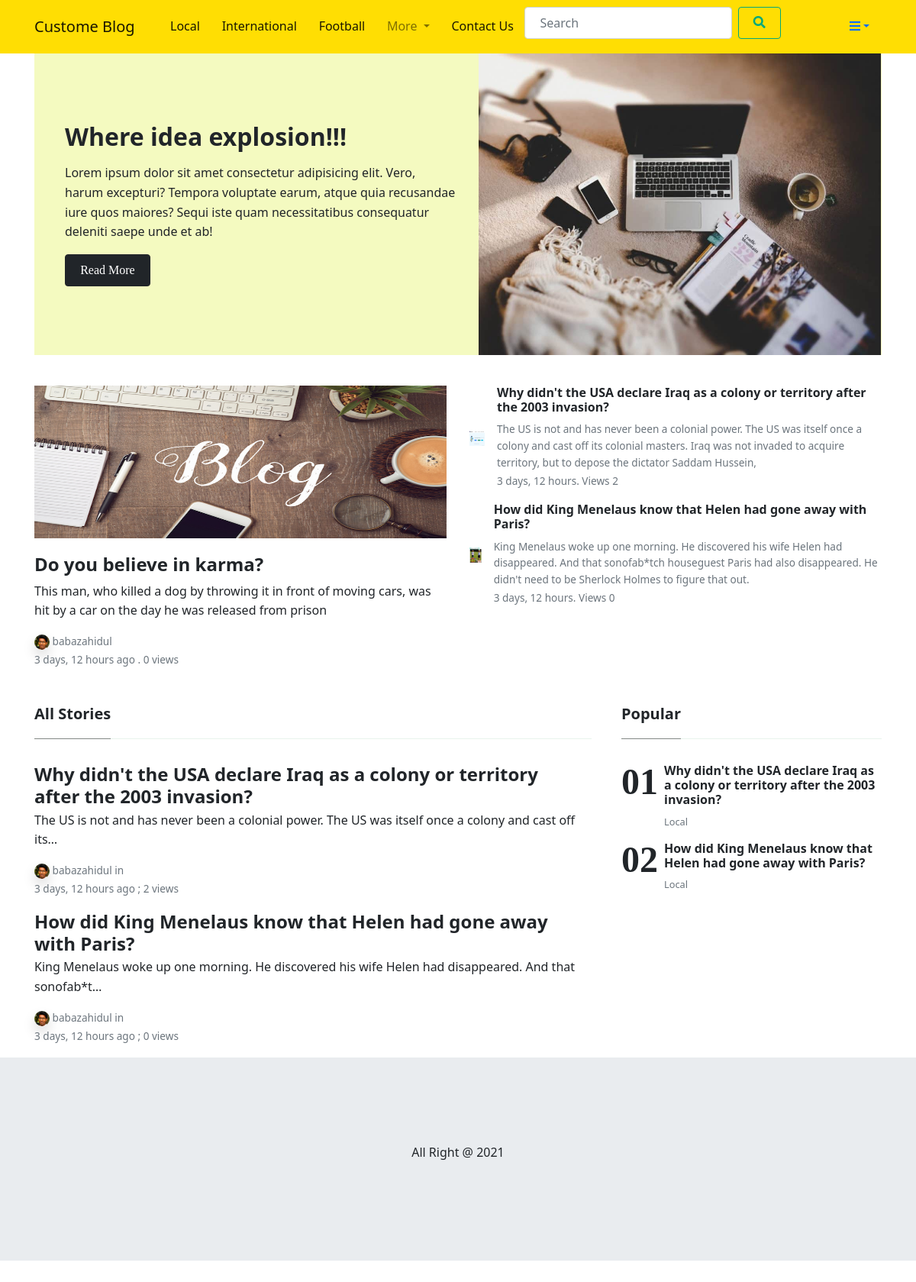
The app's page /, older data.
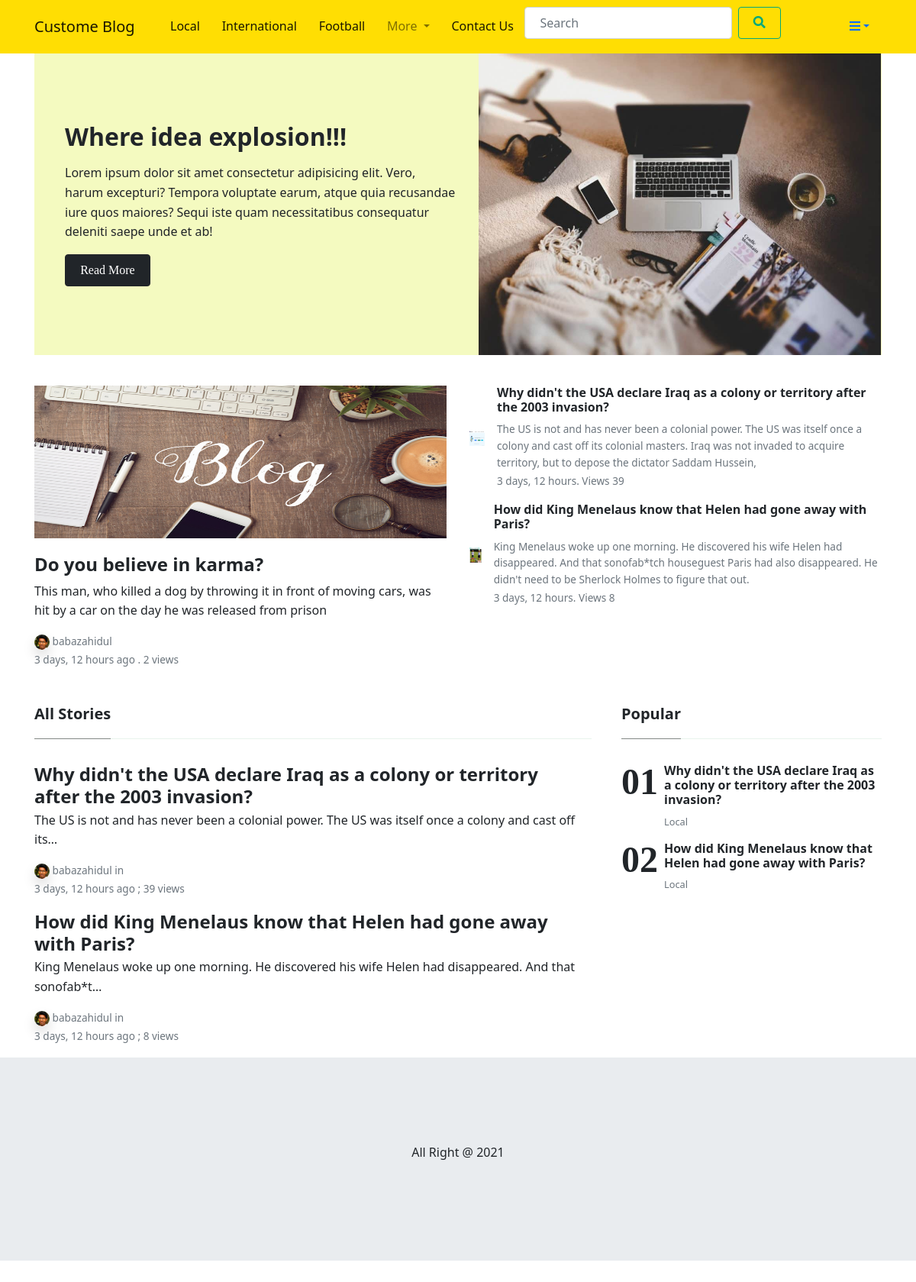
The same page, newer data.
### blog/models.py (models this page shows, shortened)
class Post(models.Model):
    title = models.CharField(max_length=100)
    description = models.TextField()
    image = models.ImageField(upload_to = "blog/feature_image/", blank=True, null=True)
    category = models.ForeignKey(Category, on_delete=models.SET_NULL, null=True)
    tags = models.ManyToManyField(Tag, blank=True)
    author = models.ForeignKey(Author, on_delete=models.SET_NULL, null=True)
    status = models.CharField(choices=STATUS, max_length=10, default='active')
    featured = models.BooleanField(default=False)
    visit_count = models.IntegerField(default=0)
    visible = models.BooleanField(default=True)
    created_date = models.DateTimeField(auto_now_add=True)
    class Meta:
        verbose_name_plural = "Post"

class Author(models.Model):
    author = models.OneToOneField(User, on_delete=models.SET_NULL, null=True)
    first_name = models.CharField(max_length=20)
    last_name = models.CharField(max_length=20)
    email = models.EmailField()
    designation = models.CharField(choices=DESIGNATION, max_length=20)
    author_img = models.ImageField(upload_to="author/", blank=True, null=True)
    author_status = models.CharField(choices=STATUS, max_length=12)
    class Meta:
        verbose_name_plural = "Author"

class Category(models.Model):
    name = models.CharField(max_length=20)
    slug = models.SlugField(null=True, blank=True)
    image = models.ImageField(null=True, upload_to='category/', blank=True)
    created_date = models.DateTimeField(auto_now=True)
    class Meta:
        verbose_name_plural = "Category"
    def __str__(self):
        return self.name

### blog/views.py (the view)
# urls.py: path('', views.home, name='home'),
def home(request):
    feature_post = Post.objects.filter(status='active', featured=True, visible=True).order_by('category', '-created_date')[:5]
    context={
        'f_post': feature_post.first(),
        's_post': feature_post[1],
        'last_post': feature_post[2:]
    }
    return render(request, 'pages/home.html', context)

### blog/custome_context_processor.py (called while the page is built)
def menucategory(request):
    category_3 = Category.objects.all()\
        .annotate(num_post=Count('post'))\
        .order_by('-num_post')[:3]
    rest_category = Category.objects.all()\
        .annotate(num_post=Count('post'))\
        .order_by('-num_post')[3:]
    context = {
        'category_3' : category_3,
        'rest_category': rest_category,
    }
    return context

### templates/pages/home.html (shortened to what the changed rows need)
{% extends 'base.html' %}
{% load static %}
{% block content %}
<div class="container">
	<div class="jumbotron jumbotron-fluid mb-3 pt-0 pb-0 bg-lightblue position-relative">
		<div class="pl-4 pr-0 h-100 tofront">
			<div class="row justify-content-between">
				<div class="col-md-6 pt-6 pb-6 align-self-center">
					<h2 class="secondfont mb-3 font-weight-bold">Where idea explosion!!!</h2>
				</div>
			</div>
		</div>
	</div>
</div>
<div class="container py-4 " style="margin-bottom: 70px;">
	<div class="row">
		<div class="col-lg-6">
			<div class="card border-0 mb-4 box-shadow h-xl-300">
				<div class="card-body px-0 pb-0 d-flex flex-column align-items-start">
					<h2 class="h4 font-weight-bold">
						<a class="text-dark" href="{% url 'view_post' s_post.id %}"> {{ s_post.title }}</a>
					</h2>
					<p class="card-text">
						{{ s_post.description|truncatechars:150 }}
					</p>
					<div>
						<small class="d-block">
							{% if s_post.author.author_img %}
							<img height="20" class="rounded-circle shadow" style="border-radius: 50%;"
								src="{{ s_post.author.author_img.url }}">
							{% else %}
							<img class="rounded-circle shadow" height="20"
								src="https://www.pngarts.com/files/11/Avatar-PNG-Transparent-Image.png" alt="">
							{% endif %}
							<a class="text-muted" href="#">{{s_post.author.author.username}}</a></small>
						<small class="text-muted">{{ s_post.created_date | timesince }} ago . {{s_post.visit_count}}
							views</small>
					</div>
				</div>
			</div>
		</div>
		<div class="col-lg-6">
			<div class="flex-md-row mb-4 box-shadow h-xl-300">
					{% for post in last_post %}
					<div class="mb-3 d-flex align-items-center">
						{% if post.image %}
						<img height="20" width="20" src="{{ post.image.url }}">
						{% else %}
						<img height="20" width="20" src="{% static 'empty.jpg' %}">
						{% endif %}
						<div class="pl-3">
							<h2 class="mb-2 h6 font-weight-bold">
								<a class="text-dark" href="{% url 'view_post' post.id %}">{{ post.title }}</a>
							</h2>
							<div class="card-text text-muted small">
								{{ post.description }}
							</div>
							<small class="text-muted">{{ post.created_date | timesince }}. Views {{ post.visit_count }}</small>
						</div>
					</div>
					{% endfor %}
			</div>
		</div>
	</div>
</div>
<div class="container">
	<div class="row justify-content-between">
		<div class="col-md-8">
			{% for p in last_post %}
			<div class="mb-3 d-flex justify-content-between">
				<div class="pr-3">
					<h2 class="mb-1 h4 font-weight-bold">
						<a class="text-dark" href="{% url 'view_post'  p.id %}">{{ p.title }}</a>
					</h2>
					<p>
						{{ p.description | truncatechars:100 }}
					</p>
					<div class="card-text text-muted small">
						{% if p.author.author_img %}
						<img height="20" class="rounded-circle shadow" style="border-radius: 50%;"
							src="{{ p.author.author_img.url }}">
						{% else %}
						<img class="rounded-circle shadow" height="20"
							src="https://www.pngarts.com/files/11/Avatar-PNG-Transparent-Image.png" alt="">
						{% endif %}
						{{ p.author.author.username }} in <a class="text-dark" href="">{{ p.catagories.name }} </a>
					</div>
					<small class="text-muted">{{p.created_date|timesince }} ago ; {{ p.visit_count}} views </small>
				</div>
			</div>
			{% endfor %}
		</div>
		<div class="col-md-4 pl-4">
			<ol class="list-featured">
				{% for p in last_post %}
				<li>
					<span>
						<h6 class="font-weight-bold">
							<a href="{% url 'view_post' p.id %}" class="text-dark">{{ p.title }}</a>
						</h6>
						<p class="text-muted"> {{p.category.name}}</p>
					</span>
				</li>
				{% endfor %}
			</ol>
		</div>
	</div>
</div>
{% endblock %}

Row changes from the older to the newer data that the page shows:
changed Post "Do you believe in karma?": visit_count "0" → "2"
changed Post (number 2 of 3 on the later page): visit_count "2" → "39"
changed Post "How did King Menelaus know that Helen had gone away with Paris?": visit_count "0" → "8"
